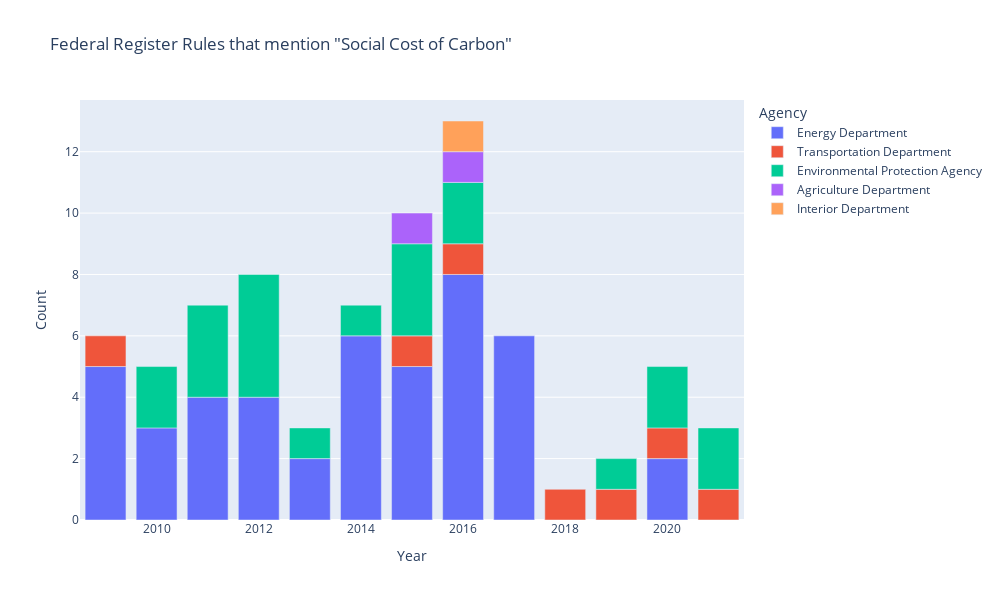

The notebook cell saved with this chart:
### Markdown cell above
## Plot

### Code cell
import plotly.express as px

fig = px.bar(rules_per_year,
             x='Year',
             y='Count',
             color='Agency',
             width=1000,
             height=600,
             title='Federal Register Rules that mention "Social Cost of Carbon"')
fig.show()

### Figure 1 — Plotly figure (JSON) as saved in the notebook; plotly's stock layout.template omitted (floating-point values rounded to 4 significant figures)
{"data": [{"alignmentgroup": "True", "hovertemplate": "Agency=Energy Department<br>Year=%{x}<br>Count=%{y}<extra></extra>", "legendgroup": "Energy Department", "marker": {"color": "#636efa", "pattern": {"shape": ""}}, "name": "Energy Department", "offsetgroup": "Energy Department", "orientation": "v", "showlegend": true, "textposition": "auto", "type": "bar", "x": [2009, 2010, 2011, 2012, 2013, 2014, 2015, 2016, 2017, 2020], "xaxis": "x", "y": [5, 3, 4, 4, 2, 6, 5, 8, 6, 2], "yaxis": "y"}, {"alignmentgroup": "True", "hovertemplate": "Agency=Transportation Department<br>Year=%{x}<br>Count=%{y}<extra></extra>", "legendgroup": "Transportation Department", "marker": {"color": "#EF553B", "pattern": {"shape": ""}}, "name": "Transportation Department", "offsetgroup": "Transportation Department", "orientation": "v", "showlegend": true, "textposition": "auto", "type": "bar", "x": [2009, 2015, 2016, 2018, 2019, 2020, 2021], "xaxis": "x", "y": [1, 1, 1, 1, 1, 1, 1], "yaxis": "y"}, {"alignmentgroup": "True", "hovertemplate": "Agency=Environmental Protection Agency<br>Year=%{x}<br>Count=%{y}<extra></extra>", "legendgroup": "Environmental Protection Agency", "marker": {"color": "#00cc96", "pattern": {"shape": ""}}, "name": "Environmental Protection Agency", "offsetgroup": "Environmental Protection Agency", "orientation": "v", "showlegend": true, "textposition": "auto", "type": "bar", "x": [2010, 2011, 2012, 2013, 2014, 2015, 2016, 2019, 2020, 2021], "xaxis": "x", "y": [2, 3, 4, 1, 1, 3, 2, 1, 2, 2], "yaxis": "y"}, {"alignmentgroup": "True", "hovertemplate": "Agency=Agriculture Department<br>Year=%{x}<br>Count=%{y}<extra></extra>", "legendgroup": "Agriculture Department", "marker": {"color": "#ab63fa", "pattern": {"shape": ""}}, "name": "Agriculture Department", "offsetgroup": "Agriculture Department", "orientation": "v", "showlegend": true, "textposition": "auto", "type": "bar", "x": [2015, 2016], "xaxis": "x", "y": [1, 1], "yaxis": "y"}, {"alignmentgroup": "True", "hovertemplate": "Agency=Interior Department<br>Year=%{x}<br>Count=%{y}<extra></extra>", "legendgroup": "Interior Department", "marker": {"color": "#FFA15A", "pattern": {"shape": ""}}, "name": "Interior Department", "offsetgroup": "Interior Department", "orientation": "v", "showlegend": true, "textposition": "auto", "type": "bar", "x": [2016], "xaxis": "x", "y": [1], "yaxis": "y"}], "layout": {"barmode": "relative", "height": 600, "legend": {"title": {"text": "Agency"}, "tracegroupgap": 0}, "title": {"text": "Federal Register Rules that mention \"Social Cost of Carbon\""}, "width": 1000, "xaxis": {"anchor": "y", "domain": [0.0, 1.0], "title": {"text": "Year"}}, "yaxis": {"anchor": "x", "domain": [0.0, 1.0], "title": {"text": "Count"}}}}
